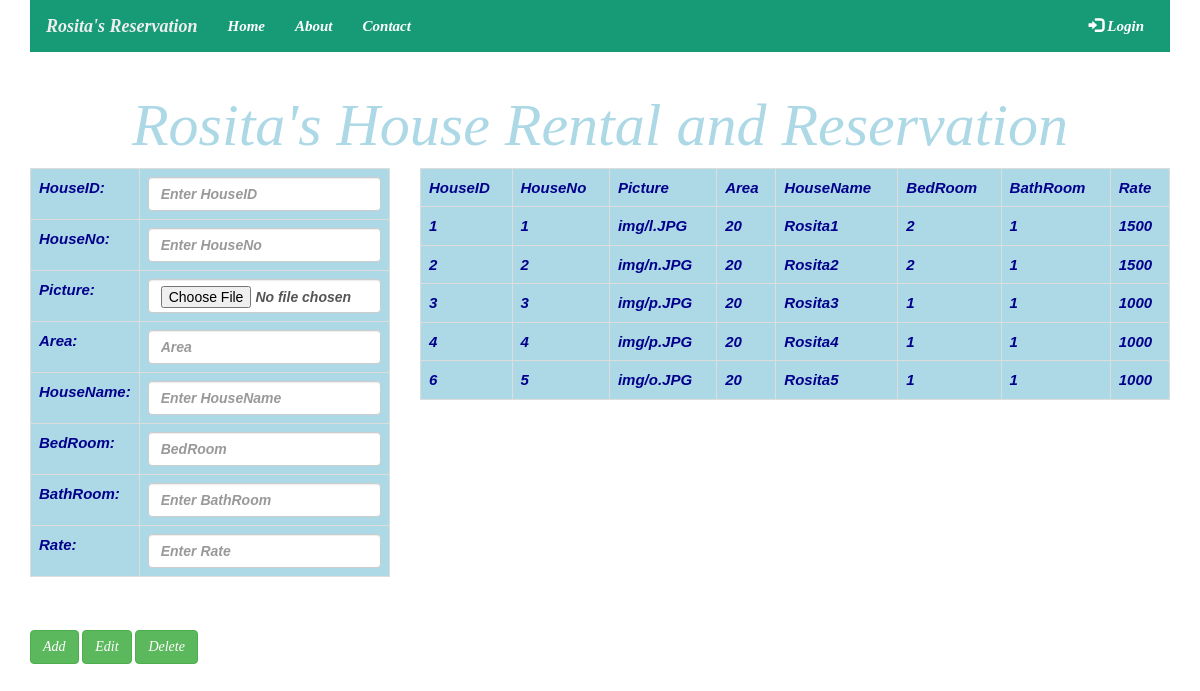
The page /house.php on the database its author committed.
### tables this page shows
CREATE TABLE IF NOT EXISTS `tb_house` (
  `HouseID` int(11) NOT NULL AUTO_INCREMENT,
  `HouseNo` int(11) NOT NULL,
  `Picture` varchar(50) NOT NULL,
  `Rate` float NOT NULL,
  `HouseName` varchar(50) NOT NULL,
  `BedRoom` int(11) NOT NULL,
  `BathRoom` int(11) NOT NULL,
  `Area` float NOT NULL,
  PRIMARY KEY (`HouseID`)
);

### functions.php (called while the page is built, shortened)
<?php
function selectData ($sql) {
	$result = $GLOBALS['conn']->query($sql);
	if ($result->num_rows > 0) {
		return $result;
	} else {
	}
	return $result;
}
?>

### house.php (the view, shortened to what this page needs)
<?php
	include 'functions.php';
	include 'header.php';
?>
<div class="container">
<div class="row">
<h1>Rosita's House Rental and Reservation</h1>
<div class="col-sm-4">
	<form class="formHouse" action = "house.php" method = "post" enctype="multipart/form-data">
		<table >
		<table class="table table-bordered">
			<tr>
				<td>HouseID:</td>
				<td><input type = "number" class="form-control" placeholder="Enter HouseID" name = "houseID"></td>
			</tr>
			<tr>
				<td>HouseNo:</td>
				<td><input type= "number" class="form-control" placeholder="Enter HouseNo" name = "houseNo"></td>
			</tr>
			<tr>
				<td>Picture:</td>
				<td><input type = "file" class="form-control" placeholder="Enter Picture" name = "picture"></td>
			</tr>
			<tr>
				<td>Area:</td>
				<td><input type = "number" class="form-control" placeholder="Area" name = "area"></td>
			</tr>
			<tr>
				<td>HouseName:</td>
				<td><input type = "text" class="form-control" placeholder="Enter HouseName" name = "houseName"></td>
			</tr>
				<td>BedRoom:</td>
				<td><input type = "number" class="form-control" placeholder="BedRoom" name = "bedRoom"></td>
			<tr>
				<td>BathRoom:</td>
				<td><input type = "number" class="form-control" placeholder="Enter BathRoom" name = "bathRoom"></td>
		  </tr>
		  <tr>
				<td>Rate:</td>
				<td><input type = "number" class="form-control" placeholder="Enter Rate" name = "rate"></td>
		  </tr>
		</table>
		</table>
		<br>
		<div class="buttons">
		  <input class="btn btn-success" type="submit" name="Add" value="Add">
		  <input class="btn btn-success" type="submit" name="Edit" value="Edit">
		  <input class="btn btn-success" type="submit" name="Delete" value="Delete">
		</div>
	</form>
	</div>
	<div class="col">
	<div class="col-sm-8">
	<table class="table table-hover table-bordered">
		<tr>
			<th>HouseID</th>
			<th>HouseNo</th>
			<th>Picture</th>
			<th>Area</th>
			<th>HouseName</th>
			<th>BedRoom</th>
			<th>BathRoom</th>
			<th>Rate</th>
		</tr>
	<?php
	$sql = "SELECT * FROM tb_house";
	$result = selectData ($sql);
	while($row = $result->fetch_assoc()) {
		echo "<tr>";
		echo "<td>"	. $row["HouseID"]  . "</td>";
		echo "<td>" . $row["HouseNo"]  . "</td>";
		echo "<td>" . $row["Picture"]  . "</td>";
		echo "<td>"	. $row["Area"]	   . "</td>";
		echo "<td>" . $row["HouseName"]. "</td>";
		echo "<td>"	. $row["BedRoom"]  . "</td>";
		echo "<td>" . $row["BathRoom"] . "</td>";
		echo "<td>" . $row["Rate"]     . "</td>";
		echo "</tr>";
	}
	?>
	</table>
	</div>
</div>
</div>
</body>
</html>

### house.php (style rules this page uses)
body { background-image: url("img/ss.JPG"); background-size: 1400px;500px; background-repeat: no-repeat; color:darkblue; font:italic bold 15px/32px Georgia, serif; }
table { font-family: arial, sans-serif; border-collapse: collapse; background-color:lightblue; }
h1 { color:lightblue; text-align: center; font-family: "vivaldi"; font-size:60px; }

### rows shown on the page
tb_house: HouseID "1", HouseNo "1", Picture "img/l.JPG", Area "20", HouseName "Rosita1", BedRoom "2", BathRoom "1", Rate "1500"
tb_house: HouseID "2", HouseNo "2", Picture "img/n.JPG", Area "20", HouseName "Rosita2", BedRoom "2", BathRoom "1", Rate "1500"
tb_house: HouseID "3", HouseNo "3", Picture "img/p.JPG", Area "20", HouseName "Rosita3", BedRoom "1", BathRoom "1", Rate "1000"
tb_house: HouseID "4", HouseNo "4", Picture "img/p.JPG", Area "20", HouseName "Rosita4", BedRoom "1", BathRoom "1", Rate "1000"
tb_house: HouseID "6", HouseNo "5", Picture "img/o.JPG", Area "20", HouseName "Rosita5", BedRoom "1", BathRoom "1", Rate "1000"
